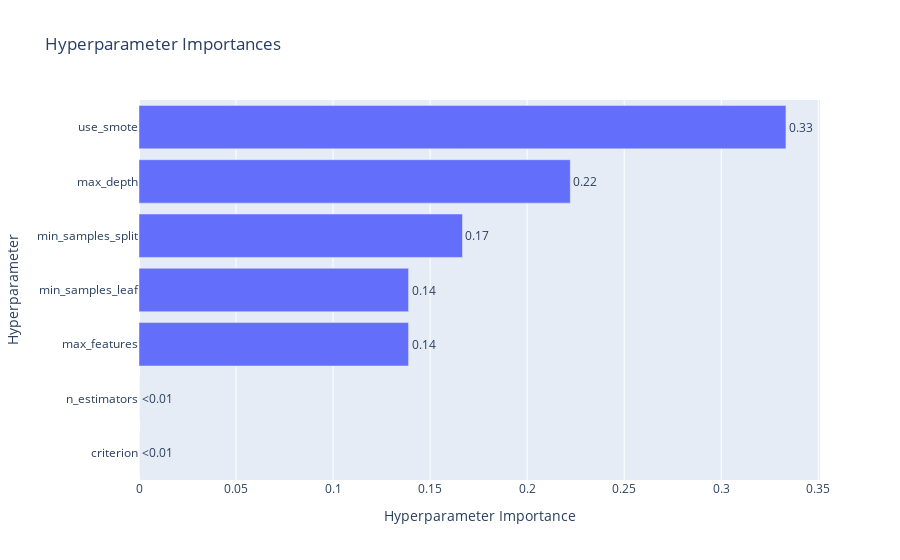

Source (notebook cell):
### Code cell
p_importance_no_feat_eng = optuna.visualization.plot_param_importances(study_no_feat_eng)
p_importance_no_feat_eng.show()

### Figure 1 — Plotly figure (JSON) as saved in the notebook; plotly's stock layout.template omitted (floating-point values rounded to 4 significant figures)
{"data": [{"cliponaxis": false, "hovertemplate": ["criterion (CategoricalDistribution): 0.0<extra></extra>", "n_estimators (IntDistribution): 0.0<extra></extra>", "max_features (CategoricalDistribution): 0.13888888888888595<extra></extra>", "min_samples_leaf (IntDistribution): 0.13888888888888595<extra></extra>", "min_samples_split (IntDistribution): 0.16666666666667582<extra></extra>", "max_depth (IntDistribution): 0.22222222222222596<extra></extra>", "use_smote (CategoricalDistribution): 0.33333333333332626<extra></extra>"], "name": "Objective Value", "orientation": "h", "text": ["<0.01", "<0.01", "0.14", "0.14", "0.17", "0.22", "0.33"], "textposition": "outside", "type": "bar", "x": [0, 0, 0.1389, 0.1389, 0.1667, 0.2222, 0.3333], "y": ["criterion", "n_estimators", "max_features", "min_samples_leaf", "min_samples_split", "max_depth", "use_smote"]}], "layout": {"title": {"text": "Hyperparameter Importances"}, "xaxis": {"title": {"text": "Hyperparameter Importance"}}, "yaxis": {"title": {"text": "Hyperparameter"}}}}
